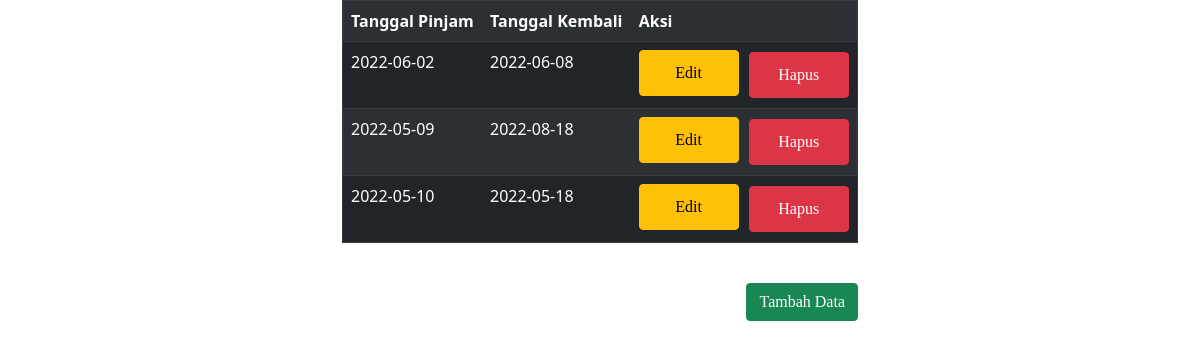
The app's page /Peminjaman.php with its own data.
### tables this page shows
CREATE TABLE `peminjaman` (
  `id_peminjaman` int(11) NOT NULL,
  `tgl_pinjam` date NOT NULL,
  `tgl_kembali` date NOT NULL
);

### Koneksi.php (called while the page is built)
<?php
function koneksi()
{
    try {
        $pdo_conn = new PDO(
            'mysql:host=localhost;dbname=database_perpus','root',
            '',
            array(PDO::ATTR_ERRMODE, PDO::ERRMODE_EXCEPTION, PDO::ATTR_PERSISTENT => true)
        );
    }
    catch (PDOException $e) {
        print "Koneksi bermasalah: " . $e->getMessage() . "<br>";
        die();
    }
    return $pdo_conn;
}
?>

### Model.php (the view, shortened to what this page needs)
<?php
require("./Koneksi.php");
function tampildata($nama_tabel)
{
    $stmt = koneksi()->prepare("SELECT * FROM $nama_tabel");
    $stmt->execute();
    $result = $stmt->fetchAll();
    if (!empty($result)) {
        if ($nama_tabel == "member") {
            foreach ($result as $row) {
                echo "<tr>";
                echo "<td>" . $row['nomor_member'] . "</td>";
                echo "<td>" . $row['nama'] . "</td>";
                echo "<td>" . $row['alamat'] . "</td>";
                echo "<td>" . $row["tgl_mendaftar"] . "</td>";
                echo "<td>" . $row["tgl_terakhir_bayar"] . "</td>";
                echo "<td>";
                echo "<a href='FormMember.php?id_member=" . $row['id_member'] . "' class='btn btn-warning ml-2 mb-1' style='width: 100px; padding:10px 0;'> Edit </a>";
                echo "<a href='Member.php?id_member=" . $row['id_member'] . "' onclick=\"return confirm('Yakin Hapus?')\" class='btn btn-danger ml-2' style='width: 100px; margin-left:10px; padding:10px 0;'> Hapus </a>";
                echo "</td>";
                echo "</tr>";
            }
        }
        elseif ($nama_tabel == "peminjaman") {
            foreach ($result as $row) {
                echo "<tr>";
                echo "<td>" . $row["tgl_pinjam"] . "</td>";
                echo "<td>" . $row["tgl_kembali"] . "</td>";
                echo "<td>";
                echo "<a href='FormPeminjaman.php?id_peminjaman=" . $row['id_peminjaman'] . "' class='btn btn-warning ml-2 mb-1' style='width: 100px; padding:10px 0;'> Edit </a>";
                echo "<a href='Peminjaman.php?id_peminjaman=" . $row['id_peminjaman'] . "' onclick=\"return confirm('Yakin Hapus?')\" class='btn btn-danger ml-2' style='width: 100px; margin-left:10px; padding:10px 0;'> Hapus </a>";
                echo "</td>";
                echo "</tr>";
            }
        }
    }
}

### Peminjaman.php (style rules this page uses)
a { text-decoration: none; font-size: 15px; font-family: "playfair-display"; }

### records on screen
peminjaman: tgl_pinjam "2022-06-02", tgl_kembali "2022-06-08", $row['id_peminjaman'] 1 (drawn)
peminjaman: tgl_pinjam "2022-05-09", tgl_kembali "2022-08-18"
peminjaman: tgl_pinjam "2022-05-10", tgl_kembali "2022-05-18"
